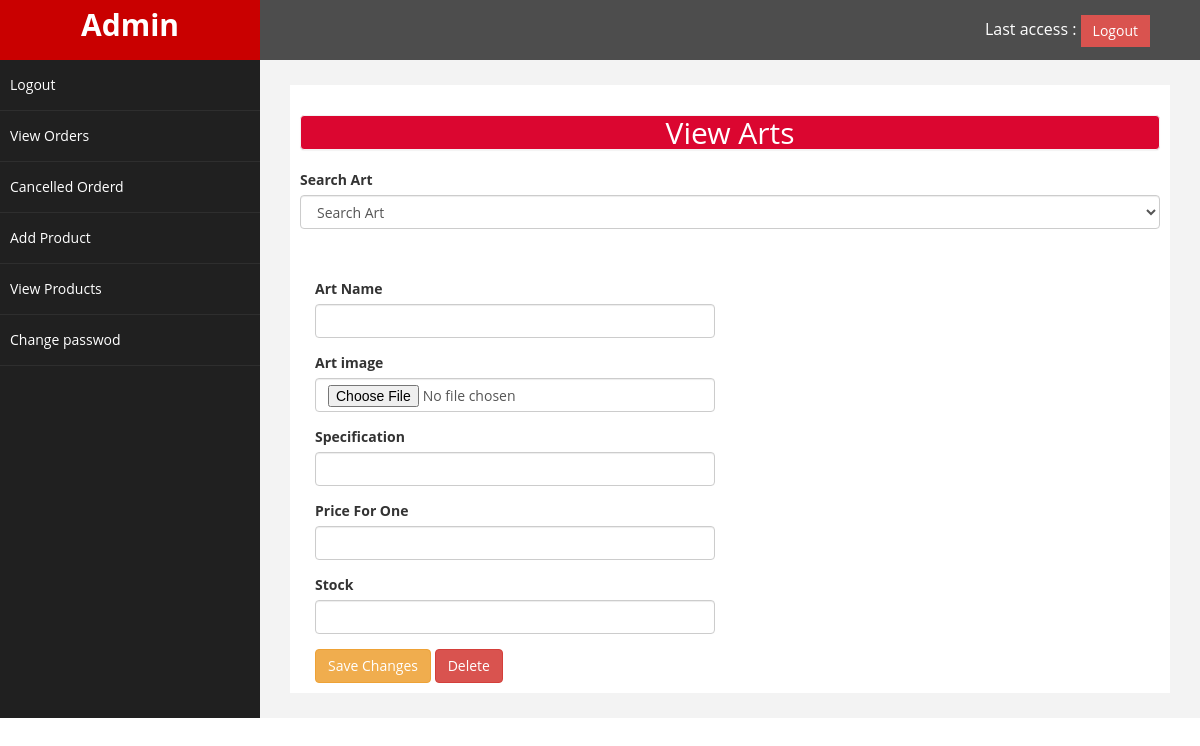
Page /seller/view_products.php (signed in) on the committed database.
### tables this page shows
CREATE TABLE `menu` (
  `id` int(9) NOT NULL,
  `title` varchar(30) NOT NULL,
  `link` varchar(30) NOT NULL,
  `orderid` int(3) NOT NULL
);

### seller/view_products.php (the view, shortened to what this page needs)
<?php
require("dbconfig.php");
$sql = "select * from menu order by orderid asc";
$result = mysqli_query($con, $sql);
?>
<!DOCTYPE html>
<html>
<head>
    <link href="assets/css/bootstrap.css" rel="stylesheet" />
    <link href="assets/css/font-awesome.css" rel="stylesheet" />
    <link href="assets/css/custom.css" rel="stylesheet" />
    <link href="jui/jquery-ui.css" rel="stylesheet" />
</head>
<body>
    <div id="wrapper">
        <nav class="navbar navbar-default navbar-cls-top " role="navigation" style="margin-bottom: 0">
            <div class="navbar-header">
                <a class="navbar-brand">Admin</a>
            </div>
            <div style="color: white;padding: 15px 50px 5px 50px;float: right;font-size: 16px;">
                Last access :
                <a href="logout.php" class="btn btn-danger square-btn-adjust">Logout</a>
            </div>
        </nav>
        <nav class="navbar-default navbar-side" role="navigation">
            <div class="sidebar-collapse">
                <ul class="nav" id="main-menu">
                    <?php
                    while ($row = mysqli_fetch_object($result)) {
                        ?>
                        <li><a href="<?php echo $row->link; ?>"><?php echo $row->title; ?></a> </li>
                    <?php
                    }
                    ?>
                </ul>
            </div>
        </nav>
        <div id="page-wrapper">
            <div id="page-inner">
                <div class="row">
                    <div class="col-md-12">
                        <h2 class="panel panel-primary text-center no-boder bg-color-red">View Arts</h2>
                        <div class="form-group">
                            <label>Search Art</label>
                            <select class="form-control" onchange="search();" id="search1">
                                <option selected disabled>Search Art</option>
                            </select>
                        </div>
                        <div class="form-group">
                        </div>
                        <form id="form1">
                            <div class="col-md-6">
                                <div class="form-group">
                                    <label>Art Name</label>
                                    <input type="text" class="form-control" data-error="Enter Art name" data-sc-type="text" id="artname" name="artname">
                                </div>
                                <div class="form-group">
                                    <label>Art image</label>
                                    <input type="file" class="form-control" data-error="Upload image" data-sc-type="text" name="image">
                                </div>
                                <div class="form-group">
                                    <label>Specification</label>
                                    <input type="text" class="form-control" data-error="Enter Specification" data-sc-type="text" id="specification" name="specification">
                                </div>
                                <div class="form-group">
                                    <label>Price For One</label>
                                    <input type="text" class="form-control" data-error="Enter price for One" data-sc-type="text" id="price" name="price">
                                </div>
                                <div class="form-group">
                                    <label>Stock</label>
                                    <input type="text" class="form-control" data-error="Enter price" data-sc-type="text" id="stock" name="stock">
                                </div>
                                <button type="button" class="btn btn-warning" onclick="edit();">Save Changes</button>
                                <button type="button" class="btn btn-danger" onclick="del();">Delete</button>
                            </div>
                    </div>
                </div>
            </div>
        </div>
    </div>
</body>
</html>

### seller/assets/css/custom.css (style rules this page uses)
body { font-family: 'Open Sans', sans-serif; }
#wrapper { width: 100%; background:#202020; }
#page-wrapper { padding: 15px 15px; min-height: 100px; background:#F3F3F3; }
#page-inner { width:100%; margin:10px 20px 10px 0px; background-color:#fff!important; padding:10px; min-height:200px; }
.text-center { text-align:center; }
.no-boder { border:1px solid #f3f3f3; }
h2 { color: #f00; }
.square-btn-adjust { border: 0px solid transparent; -webkit-border-radius: 0px; -moz-border-radius: 0px; border-radius: 0px; }
.bg-color-red { background-color: #DB0630; color: #fff; }
.navbar-cls-top .navbar-brand { color: #fff; background: #C90000; width: 260px; text-align: center; height: 60px; font-size: 30px; font-weight: 700; }
.sidebar-collapse , .sidebar-collapse .nav { background:none; }
.sidebar-collapse .nav { padding:0; }
.sidebar-collapse .nav > li > a { color:#fff; background:#202020; text-shadow:none; }
.sidebar-collapse > .nav > li > a { padding:15px 10px; }
.sidebar-collapse > .nav > li { border-bottom: 1px solid rgba(107, 108, 109, 0.19); }
.navbar-side { border:none; background-color: #202020; }
.navbar-cls-top { background:#4D4D4D; border-bottom:none; }
.navbar-default { border:0px solid black; }
.navbar-header { background: #A70303; }
@media (min-width:768px) { #page-wrapper { margin: 0 0 0 260px; padding: 15px 30px; min-height: 600px; } }
@media (min-width:768px) { .navbar-side { z-index: 1; position: absolute; width: 260px; } }
@media (min-width:768px) { .navbar { border-radius: 0px; } }

### rows in the picture
menu: title "Logout"
menu: title "View Orders"
menu: title "Cancelled Orderd"
menu: title "Add Product"
menu: title "View Products"
menu: title "Change passwod"
